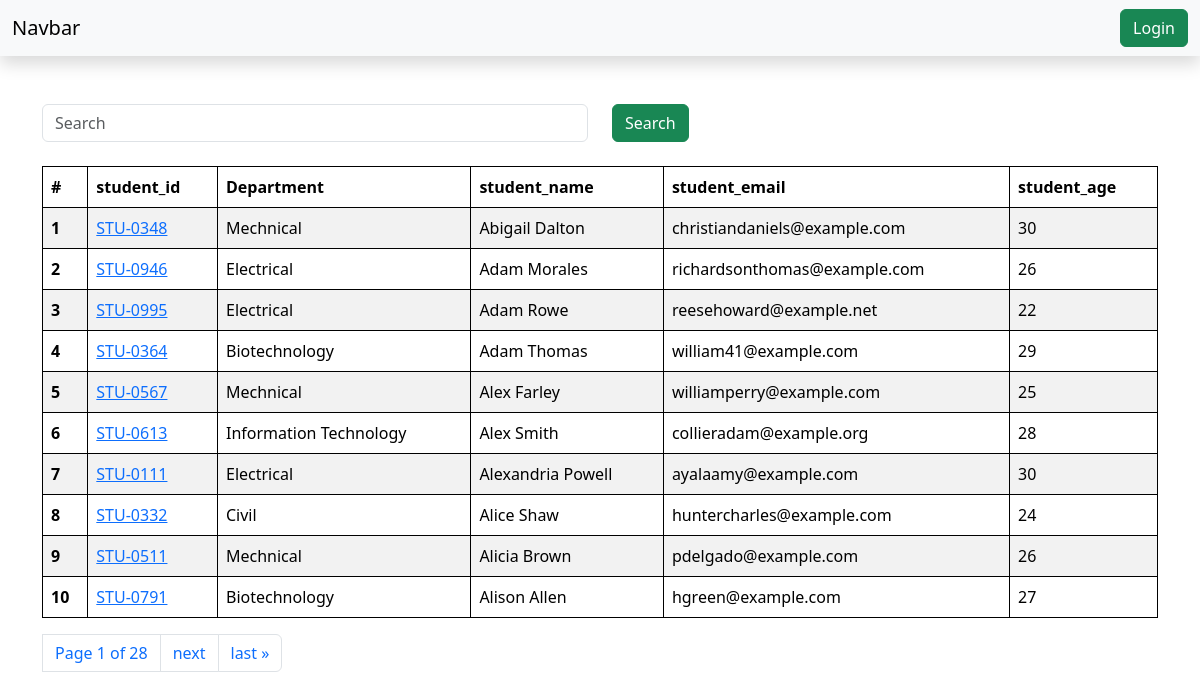
The app's page /students/, older data.
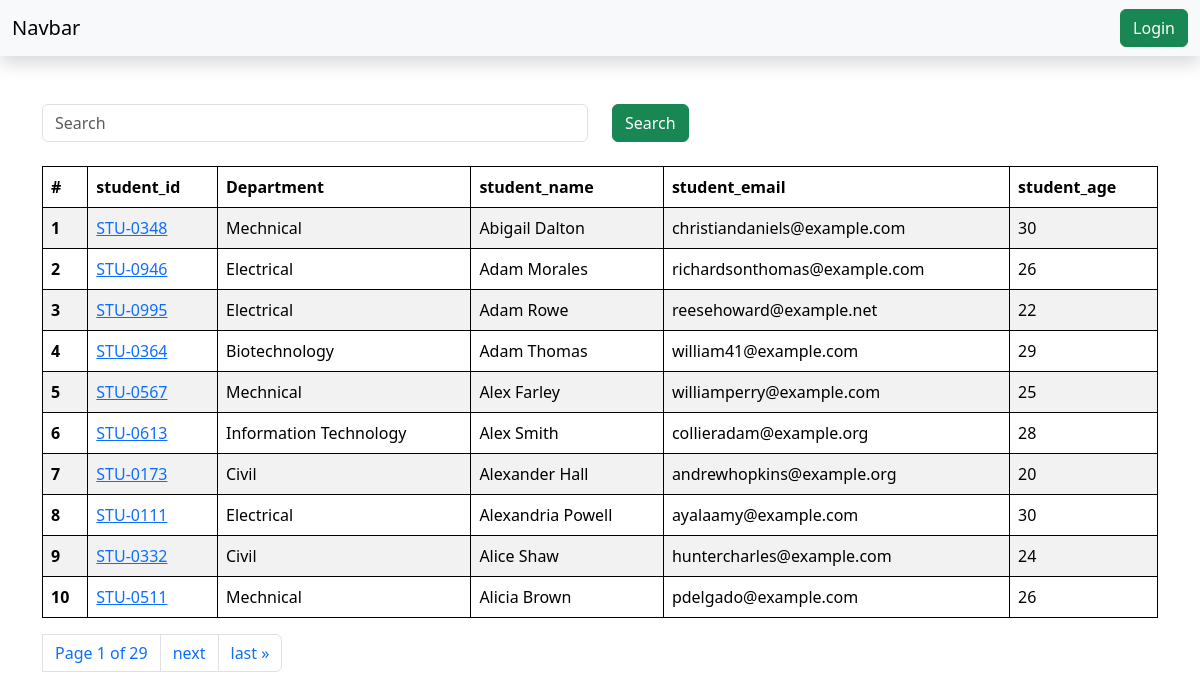
The same page, newer data.
### vege/models.py (models this page shows, shortened)
class Student(models.Model):
    department = models.ForeignKey(Department, related_name="depart", on_delete=models.CASCADE)
    student_id = models.OneToOneField(StudentID, related_name="studentid", on_delete=models.CASCADE)
    student_name = models.CharField(max_length=100)
    student_email = models.EmailField(unique=True)
    student_age = models.IntegerField(default=18)
    student_address = models.TextField()
    class Meta:
        ordering = ['student_name']
        verbose_name = "student"

class StudentID(models.Model):
    student_id = models.CharField(max_length=100)
    def __str__(self) -> str:
        return self.student_id

class Department(models.Model):
    department = models.CharField(max_length=100)
    class Meta:
        ordering = ['department']

### vege/views.py (the view, shortened to what this page needs)
# urls.py: path('students/', get_student, name="get_student"),
def get_student(request):
    queryset = Student.objects.all()
    paginator = Paginator(queryset, 10)  # Show 10 rowa per page.
    page_number = request.GET.get("page", 1)
    page_obj = paginator.get_page(page_number)
    print(page_obj)
    return render(request, 'report/students.html', {'queryset' : page_obj})

### vege/templates/report/students.html (shortened to what this page needs)
{% extends "base.html" %}
{% block start %}
<div class="container mt-5">
    <form class="mb-4" method="get" id="234">
        <div class="row">
            <div class="col-md-6">
                <input type="text" name="search" class="form-control" placeholder="Search"
                    value="{{ request.GET.search }}">
            </div>
            <div class="col-md-6">
                <button class="btn btn-success">Search</button>
            </div>
        </div>
    </form>
    <table class="table table-striped">
        <thead>
            <tr>
                <th scope="col">#</th>
                <th scope="col">student_id</th>
                <th scope="col">Department</th>
                <th scope="col">student_name</th>
                <th scope="col">student_email</th>
                <th scope="col">student_age</th>
            </tr>
        </thead>
        <tbody>
            {% for student in queryset %}
            <tr>
                <th scope="row">{{forloop.counter}}</th>
                <td><a href="{% url 'see_marks' student.student_id %}">
                        {{student.student_id}}</a></td>
                <td>{{student.department.department}}</td>
                <td>{{student.student_name}}</td>
                <td>{{student.student_email}}</td>
                <td>{{student.student_age}}</td>
            </tr>
            {% endfor %}
        </tbody>
    </table>
    <nav aria-label="Page navigation example">
        <ul class="pagination">
            <span class="current page-link">
                Page {{ queryset.number }} of {{ queryset.paginator.num_pages }}
            </span>
            {% if queryset.has_next %}
            <li class="page-item"><a class="page-link" href="?page={{ queryset.next_page_number }}">next</a></li>
            <li class="page-item"><a class="page-link" href="?page={{ queryset.paginator.num_pages }}">last &raquo;</a>
            </li>
            {% endif %}
        </ul>
    </nav>
</div>
{% endblock %}

### home/templates/base.html (shortened to what this page needs)
<!DOCTYPE html>
<html lang="en">
<head>
    <link href="https://cdn.jsdelivr.net/npm/bootstrap@5.3.5/dist/css/bootstrap.min.css" rel="stylesheet"
>
</head>
<body>
    <nav class="navbar bg-body-tertiary bg-danger shadow">
        <div class="container-fluid">
            <a class="navbar-brand">Navbar</a>
            <form class="d-flex" role="search">
                {% if request.user.is_authenticated %}
                <a href="/logout/" class="btn btn-success" type="submit">Logout</a>
                {% else %}
                <a href="/login/" class="btn btn-success" type="submit">Login</a>
                {% endif %}
            </form>
        </div>
    </nav>
    {% block start %}
    {% endblock %}
</body>
</html>

### home/templates/base.html (style rules this page uses)
table, th, td { border: 1px solid black; }

Row changes from the older to the newer data that the page shows:
no longer on this page (row unchanged): Student: student_id "STU-0791", department.department "Biotechnology", student_name "Alison Allen", student_email "hgreen@example.com", student_age "27"
added Student: student_id "STU-0173", department.department "Civil", student_name "Alexander Hall", student_email "andrewhopkins@example.org", student_age "20"
Text that changed along with them:
{{ queryset.paginator.num_pages }}: "28" → "29"
